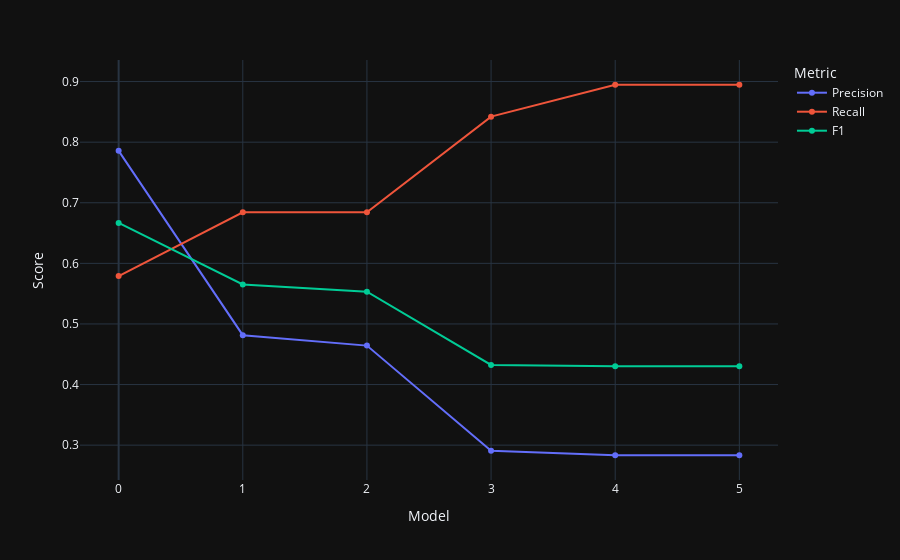

The code cell stored with this chart in its notebook:
### Code cell
fig = px.line(df_melted, x="Model", y="Score", color="Metric", markers=True)
fig.show()

### Figure 1 — Plotly figure (JSON) as saved in the notebook; plotly's stock layout.template omitted (floating-point values rounded to 4 significant figures)
{"data": [{"hovertemplate": "Metric=Precision<br>Model=%{x}<br>Score=%{y}<extra></extra>", "legendgroup": "Precision", "line": {"color": "#636efa", "dash": "solid"}, "marker": {"symbol": "circle"}, "mode": "lines+markers", "name": "Precision", "orientation": "v", "showlegend": true, "x": [0, 1, 2, 3, 4, 5], "xaxis": "x", "y": [0.7857, 0.4815, 0.4643, 0.2909, 0.2833, 0.2833], "yaxis": "y", "type": "scatter"}, {"hovertemplate": "Metric=Recall<br>Model=%{x}<br>Score=%{y}<extra></extra>", "legendgroup": "Recall", "line": {"color": "#EF553B", "dash": "solid"}, "marker": {"symbol": "circle"}, "mode": "lines+markers", "name": "Recall", "orientation": "v", "showlegend": true, "x": [0, 1, 2, 3, 4, 5], "xaxis": "x", "y": [0.5789, 0.6842, 0.6842, 0.8421, 0.8947, 0.8947], "yaxis": "y", "type": "scatter"}, {"hovertemplate": "Metric=F1<br>Model=%{x}<br>Score=%{y}<extra></extra>", "legendgroup": "F1", "line": {"color": "#00cc96", "dash": "solid"}, "marker": {"symbol": "circle"}, "mode": "lines+markers", "name": "F1", "orientation": "v", "showlegend": true, "x": [0, 1, 2, 3, 4, 5], "xaxis": "x", "y": [0.6667, 0.5652, 0.5532, 0.4324, 0.4304, 0.4304], "yaxis": "y", "type": "scatter"}], "layout": {"xaxis": {"anchor": "y", "domain": [0.0, 1.0], "title": {"text": "Model"}}, "yaxis": {"anchor": "x", "domain": [0.0, 1.0], "title": {"text": "Score"}}, "legend": {"title": {"text": "Metric"}, "tracegroupgap": 0}, "margin": {"t": 60}}}
